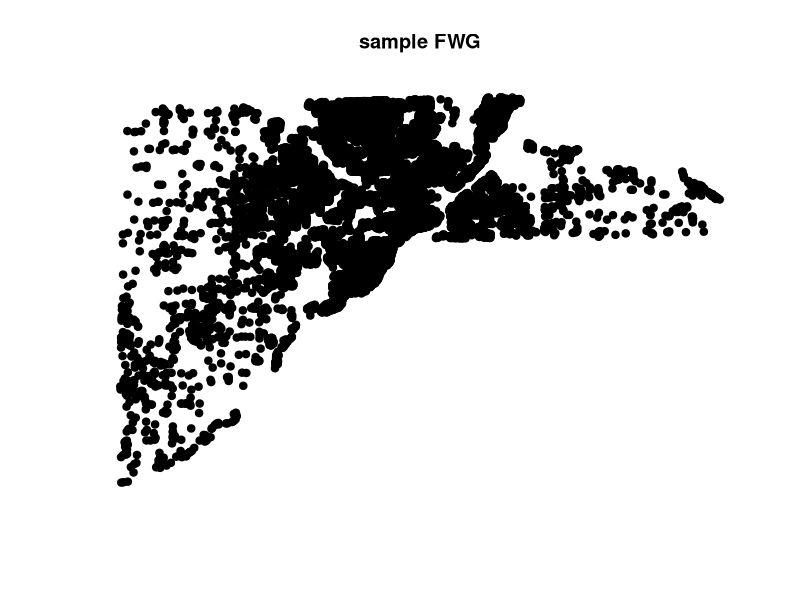

This figure's R source: (Note: this script raises an error after producing the figure.)
## ---- chunk 1
knitr::opts_chunk$set(echo = TRUE)
## ---- chunk 2
# for spatial data
library(sp)
library(raster)

# for sample data built into package
library(spData)

# source the functions file

## ---- chunk 3

set.seed(666) # for random number generation


# Data on 25,357 single family homes sold in Lucas County, Ohio, 1993-1998
# we are pretending they are commercial businesses, not houses
data(house)

# create a "FW_dis" column using random numbers from 0:5
# this will simulate the "FW Geography" dataset
house$FW_dis <- runif(nrow(house), 0, 5)

house$idx <- 1:nrow(house)

# drop the built-in columns
house <- house[,which(names(house) %in% c("idx","FW_dis"))]


str(house)
plot(house, pch = 19, col = "black", main = "sample FWG")


## ---- chunk 4

set.seed(666) # repeatable

# get clusters using FW_kmeans function
## returns a named list containing FW points w/ assigned AD_code (BUS) 
## and their centroids/the AD with information about the cluster (AD)
km_house <- FW_kmeans(house, 5000)

str(km_house$AD@data)

# plot the result
plot(km_house$BUS, col = as.factor(km_house$BUS$AD_code), pch = 20, 
     main = "Kmeans clustering of sample data")
points(km_house$AD, pch = 24, col = "white", bg = "black")
